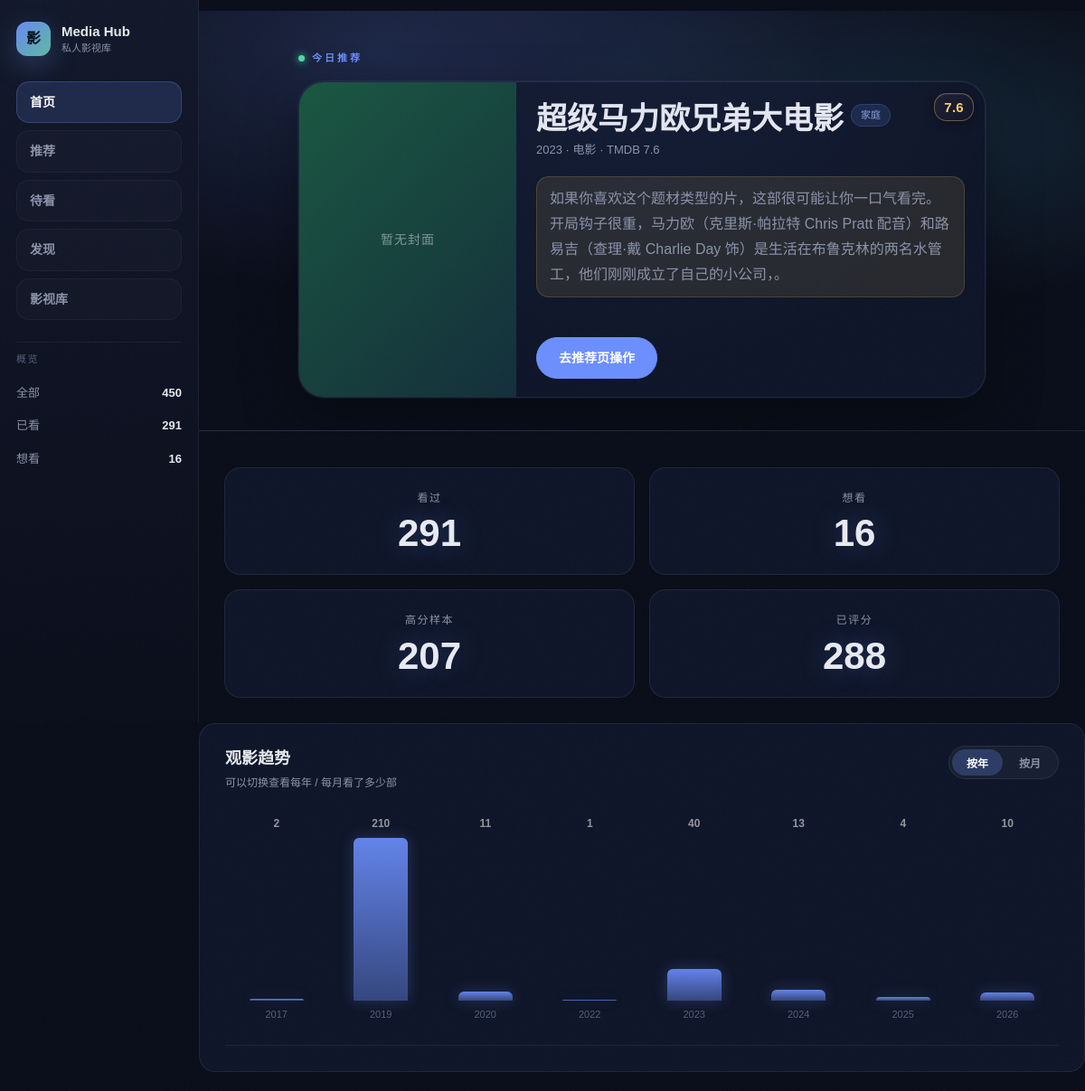
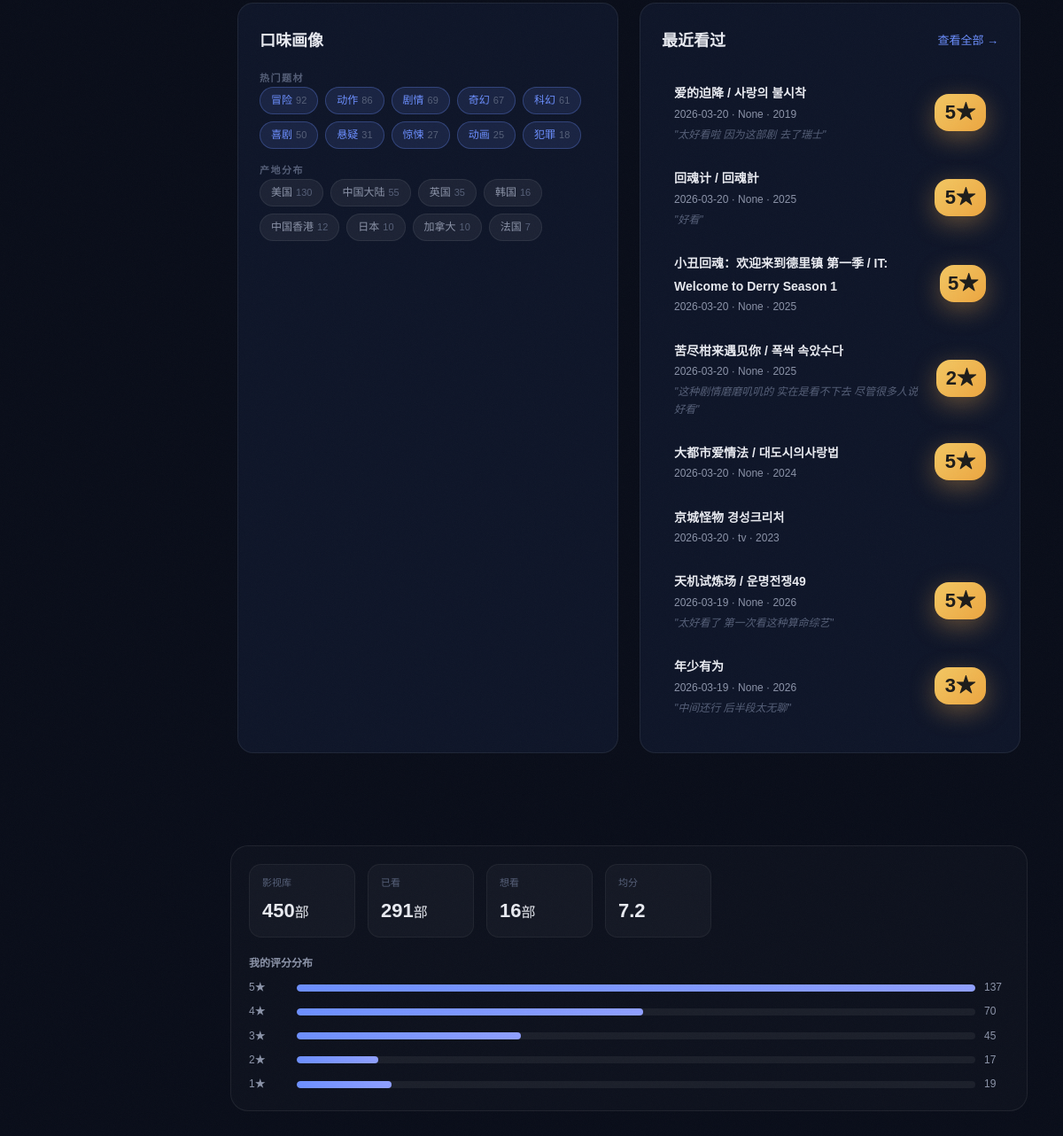
The page / on the database its author committed (2 pictures, top to bottom).
### tables this page shows
CREATE TABLE douban_watch_history (
    subject_id TEXT PRIMARY KEY,
    title TEXT NOT NULL,
    kind TEXT,
    year INTEGER,
    url TEXT,
    intro TEXT,
    watched_date TEXT,
    my_rating INTEGER,
    comment TEXT,
    tags TEXT,
    scraped_at TEXT DEFAULT CURRENT_TIMESTAMP
, douban_rating REAL, douban_rating_count INTEGER, subtype TEXT, directors TEXT, actors TEXT, countries TEXT, genres TEXT, languages TEXT, release_dates TEXT, durations TEXT, episodes TEXT, aka TEXT, summary TEXT, meta_scraped_at TEXT, status TEXT, cover_url TEXT, watch_count INTEGER DEFAULT 1, rating_source TEXT DEFAULT "douban", comment_source TEXT DEFAULT "douban", recommend_feedback TEXT, feedback_updated_at TEXT, added_at TEXT, tmdb_id TEXT, recommendation_note TEXT, recommended_at TEXT, recommend_rank INTEGER, recommend_source TEXT);

### app.py (the view)
@app.get('/', response_class=HTMLResponse)
def home(request: Request):
    conn = get_conn()
    counts = dict(conn.execute('SELECT status, COUNT(*) FROM douban_watch_history GROUP BY status').fetchall())
    profile = load_profile(conn)
    recs = load_recommended_items(conn)[:6]
    recent_rows = conn.execute('SELECT * FROM douban_watch_history WHERE status="collect" AND COALESCE(recommend_feedback, "") != "dislike" ORDER BY watched_date DESC LIMIT 8').fetchall()
    recent = []
    for r in recent_rows:
        item = dict(r)
        item['_cover_style'] = cover_style(r)
        item['_cover_url'] = cover_url(r)
        item['_stars'] = rating_stars(item.get('douban_rating'))
        item['_first_genre'] = first_genre(item)
        recent.append(item)
    year_rows = conn.execute("""
        SELECT substr(watched_date, 1, 4) AS period, COUNT(*) AS total
        FROM douban_watch_history
        WHERE status='collect' AND watched_date IS NOT NULL AND watched_date != '' AND COALESCE(recommend_feedback, '') != 'dislike'
        GROUP BY substr(watched_date, 1, 4)
        ORDER BY period ASC
    """).fetchall()
    month_rows = conn.execute("""
        SELECT substr(watched_date, 1, 7) AS period, COUNT(*) AS total
        FROM douban_watch_history
        WHERE status='collect' AND watched_date IS NOT NULL AND watched_date != '' AND COALESCE(recommend_feedback, '') != 'dislike'
        GROUP BY substr(watched_date, 1, 7)
        ORDER BY period ASC
    """).fetchall()
    yearly_stats = [dict(r) for r in year_rows if r['period']]
    month_by_year = {}
    for r in month_rows:
        period = r['period']
        if not period:
            continue
        year = period[:4]
        month_by_year.setdefault(year, []).append({'period': period, 'total': r['total']})
    month_years = sorted(month_by_year.keys())
    selected_month_year = month_years[-1] if month_years else None
    monthly_stats = month_by_year.get(selected_month_year, [])
    tonight_pick = random.choice(recs[:6]) if len(recs) >= 2 else (recs[0] if recs else None)
    return templates.TemplateResponse('index.html', {
        'request': request,
        'counts': counts,
        'profile': profile,
        'recent': recent,
        'surprise': dict(tonight_pick) if tonight_pick else None,
        'site_stats': get_site_stats(),
        'yearly_stats': yearly_stats,
        'monthly_stats': monthly_stats,
        'month_by_year': month_by_year,
        'month_years': month_years,
        'selected_month_year': selected_month_year,
    })

### templates/index.html (shortened to what this page needs)
{% extends 'base.html' %}
{% block content %}
{% if surprise %}
<section class="hero small" id="tonight">
  <div class="hero-copy">
    <div class="eyebrow"><span class="live-dot"></span> 今日推荐</div>
    <div class="tonight-card" style="margin-top:16px">
      <div class="tonight-cover" style="{{ surprise._cover_style }}">
      </div>
      <div class="tonight-info">
        <div class="tonight-head">
          <div class="tonight-head-main">
            <div class="tonight-title-row">
              <h2 class="tonight-title">{{ surprise.title }}</h2>
              {% if surprise._first_genre %}<span class="rec-genre-chip" style="font-size:11px;padding:3px 10px">{{ surprise._first_genre }}</span>{% endif %}
            </div>
            <div class="tonight-meta">{{ surprise.year }} · {{ surprise._display_kind or surprise.kind }} · TMDB {{ surprise._display_rating or '-' }}</div>
          </div>
          <div class="rating-badge-lg">{{ surprise._display_rating or '-' }}</div>
        </div>
        <p class="reason-text">{{ surprise._reason }}</p>
        <div class="tonight-actions">
          <a class="btn primary" href="/recommendations">去推荐页操作</a>
        </div>
      </div>
    </div>
  </div>
</section>
{% endif %}
<section class="stats-grid">
  <div class="card stat">
    <span class="stat-label">看过</span>
    <strong class="stat-num">{{ counts.get('collect', 0) }}</strong>
  </div>
  <div class="card stat">
    <span class="stat-label">想看</span>
    <strong class="stat-num">{{ counts.get('wish', 0) }}</strong>
  </div>
  <div class="card stat">
    <span class="stat-label">高分样本</span>
    <strong class="stat-num">{{ profile.high_rated_count }}</strong>
  </div>
  <div class="card stat">
    <span class="stat-label">已评分</span>
    <strong class="stat-num">{{ profile.rated_count }}</strong>
  </div>
</section>
<section class="panel analytics-panel">
  <div class="panel-header analytics-head">
    <div>
      <h2>观影趋势</h2>
      <div class="analytics-sub">可以切换查看每年 / 每月看了多少部</div>
    </div>
    <div class="analytics-toggle" id="trendToggle">
      <button class="analytics-tab active" data-target="year">按年</button>
      <button class="analytics-tab" data-target="month">按月</button>
    </div>
  </div>
  <div class="trend-panel active" id="trend-year">
    <div class="trend-chart">
      {% set year_max = (yearly_stats | map(attribute='total') | max) if yearly_stats else 1 %}
      {% for item in yearly_stats %}
      <div class="trend-bar-wrap">
        <div class="trend-value">{{ item.total }}</div>
        <div class="trend-bar" style="height: {{ ((item.total / year_max) * 180)|round(0, 'ceil')|int if year_max else 0 }}px"></div>
        <div class="trend-label">{{ item.period }}</div>
      </div>
      {% endfor %}
    </div>
  </div>
</section>
<section class="two-col">
  <div class="panel">
    <div class="panel-header"><h2>口味画像</h2></div>
    <div class="section-sub">热门题材</div>
    <div class="chips">
      {% for name, count in profile.top_genres %}
      <span class="chip accent">{{ name }} <em>{{ count }}</em></span>
      {% endfor %}
    </div>
    <div class="section-sub" style="margin-top:16px">产地分布</div>
    <div class="chips">
      {% for name, count in profile.top_countries %}
      <span class="chip">{{ name }} <em>{{ count }}</em></span>
      {% endfor %}
    </div>
  </div>
  <div class="panel">
    <div class="panel-header"><h2>最近看过</h2><a href="/library?status=collect" class="link">查看全部 →</a></div>
    <div class="list">
      {% for item in recent %}
      <a class="list-item" href="{{ item.url }}" target="_blank">
        <div>
          <strong>{{ item.title }}</strong>
          <div class="muted">{{ item.watched_date or '未知时间' }} · {{ item.kind }} · {{ item.year }}</div>
          {% if item.comment %}<div class="comment-preview">"{{ item.comment[:40] }}"</div>{% endif %}
        </div>
        {% if item.my_rating %}
        <div class="my-rating-badge">{{ item.my_rating }}★</div>
        {% endif %}
      </a>
      {% endfor %}
    </div>
  </div>
</section>
{% endblock %}

### templates/base.html (style rules this page uses)
html { scroll-behavior: smooth; }

### rows shown on the page
douban_watch_history: title "超级马力欧兄弟大电影", _reason "如果你喜欢这个题材类型的片，这部很可能让你一口气看完。开局钩子很重，马力欧（克里斯·帕拉特 Chris Pratt 配音）和路易吉（查理·戴 Charlie Day 饰）是生活在布鲁克林的两名水管工，他们刚刚成立了自己的小公司，。"
douban_watch_history: title "爱的迫降 / 사랑의 불시착", watched_date "2026-03-20", kind "None", year "2019", comment "太好看啦 因为这部剧 去了瑞士", my_rating "5"
douban_watch_history: title "回魂计 / 回魂計", watched_date "2026-03-20", kind "None", year "2025", comment "好看", my_rating "5"
douban_watch_history: title "小丑回魂：欢迎来到德里镇 第一季 / IT: Welcome to Derry Season 1", watched_date "2026-03-20", kind "None", year "2025", my_rating "5"
douban_watch_history: title "苦尽柑来遇见你 / 폭싹 속았수다", watched_date "2026-03-20", kind "None", year "2025", comment "这种剧情磨磨叽叽的 实在是看不下去 尽管很多人说好看", my_rating "2"
douban_watch_history: title "大都市爱情法 / 대도시의사랑법", watched_date "2026-03-20", kind "None", year "2024", my_rating "5"
douban_watch_history: title "天机试炼场 / 운명전쟁49", watched_date "2026-03-19", kind "None", year "2026", comment "太好看了 第一次看这种算命综艺", my_rating "5"
douban_watch_history: title "年少有为", watched_date "2026-03-19", kind "None", year "2026", comment "中间还行 后半段太无聊", my_rating "3"

### other values the page prints
{{ site_stats.total }} "450"
{{ site_stats.watched }} "291"
{{ site_stats.wish }} "16"
{{ surprise._first_genre }} "家庭"
{{ surprise.year }} "2023"
{{ surprise._display_kind or surprise.kind }} "电影"
{{ surprise._display_rating or '-' }} "7.6"
{{ counts.get('collect', 0) }} "291"
{{ counts.get('wish', 0) }} "16"
{{ profile.high_rated_count }} "207"
{{ profile.rated_count }} "288"
{{ item.total }} "2" "210" "11" "1" "40" "13" "4" "10"
{{ item.period }} "2017" "2019" "2020" "2022" "2023" "2024" "2025" "2026"
{{ name }} "冒险" "动作" "剧情" "奇幻" "科幻" "喜剧" "悬疑" "惊悚" "动画" "犯罪"
{{ count }} "92" "86" "69" "67" "61" "50" "31" "27" "25" "18"
